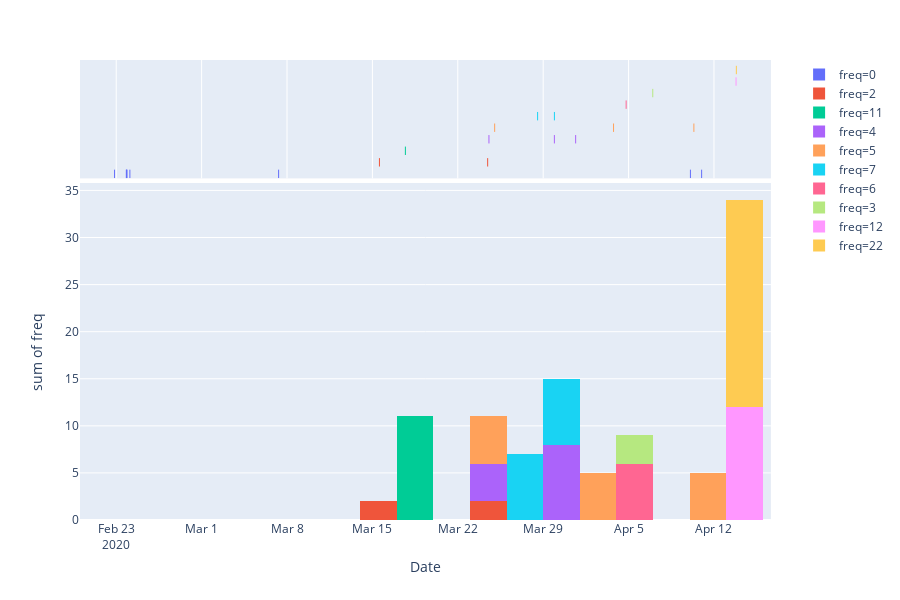

This figure's notebook cell:
### Code cell
clean_df['freq'] = freq_
import plotly.express as px
#tdf = px.data.tips()
fig = px.histogram(clean_df, 
                   x="Date", 
                   y="freq", 
                   marginal="rug", 
                   histfunc='sum', 
                   color='freq',  
                   nbins=20)#box, rug
fig.show()

### Figure 1 — Plotly figure (JSON) as saved in the notebook; plotly's stock layout.template omitted (floating-point values rounded to 4 significant figures)
{"data": [{"alignmentgroup": "True", "bingroup": "x", "histfunc": "sum", "hoverlabel": {"namelength": 0}, "hovertemplate": "freq=0<br>Date=%{x}<br>sum of freq=%{y}", "legendgroup": "freq=0", "marker": {"color": "#636efa"}, "name": "freq=0", "nbinsx": 20, "offsetgroup": "freq=0", "orientation": "v", "showlegend": true, "type": "histogram", "x": ["2020-02-22T20:42:53", "2020-02-23T19:53:43", "2020-02-23T20:49:31", "2020-02-23T20:53:05", "2020-02-24T02:52:34", "2020-03-07T07:30:42", "2020-04-10T01:41:19", "2020-04-10T23:44:24"], "xaxis": "x", "y": [0, 0, 0, 0, 0, 0, 0, 0], "yaxis": "y"}, {"alignmentgroup": "True", "boxpoints": "all", "fillcolor": "rgba(255,255,255,0)", "hoverlabel": {"namelength": 0}, "hoveron": "points", "hovertemplate": "freq=0<br>Date=%{x}", "jitter": 0, "legendgroup": "freq=0", "line": {"color": "rgba(255,255,255,0)"}, "marker": {"color": "#636efa", "symbol": "line-ns-open"}, "name": "freq=0", "offsetgroup": "freq=0", "showlegend": false, "type": "box", "x": ["2020-02-22T20:42:53", "2020-02-23T19:53:43", "2020-02-23T20:49:31", "2020-02-23T20:53:05", "2020-02-24T02:52:34", "2020-03-07T07:30:42", "2020-04-10T01:41:19", "2020-04-10T23:44:24"], "xaxis": "x2", "yaxis": "y2"}, {"alignmentgroup": "True", "bingroup": "x", "histfunc": "sum", "hoverlabel": {"namelength": 0}, "hovertemplate": "freq=2<br>Date=%{x}<br>sum of freq=%{y}", "legendgroup": "freq=2", "marker": {"color": "#EF553B"}, "name": "freq=2", "nbinsx": 20, "offsetgroup": "freq=2", "orientation": "v", "showlegend": true, "type": "histogram", "x": ["2020-03-15T13:51:10", "2020-03-24T10:45:16"], "xaxis": "x", "y": [2, 2], "yaxis": "y"}, {"alignmentgroup": "True", "boxpoints": "all", "fillcolor": "rgba(255,255,255,0)", "hoverlabel": {"namelength": 0}, "hoveron": "points", "hovertemplate": "freq=2<br>Date=%{x}", "jitter": 0, "legendgroup": "freq=2", "line": {"color": "rgba(255,255,255,0)"}, "marker": {"color": "#EF553B", "symbol": "line-ns-open"}, "name": "freq=2", "offsetgroup": "freq=2", "showlegend": false, "type": "box", "x": ["2020-03-15T13:51:10", "2020-03-24T10:45:16"], "xaxis": "x2", "yaxis": "y2"}, {"alignmentgroup": "True", "bingroup": "x", "histfunc": "sum", "hoverlabel": {"namelength": 0}, "hovertemplate": "freq=11<br>Date=%{x}<br>sum of freq=%{y}", "legendgroup": "freq=11", "marker": {"color": "#00cc96"}, "name": "freq=11", "nbinsx": 20, "offsetgroup": "freq=11", "orientation": "v", "showlegend": true, "type": "histogram", "x": ["2020-03-17T16:53:44"], "xaxis": "x", "y": [11], "yaxis": "y"}, {"alignmentgroup": "True", "boxpoints": "all", "fillcolor": "rgba(255,255,255,0)", "hoverlabel": {"namelength": 0}, "hoveron": "points", "hovertemplate": "freq=11<br>Date=%{x}", "jitter": 0, "legendgroup": "freq=11", "line": {"color": "rgba(255,255,255,0)"}, "marker": {"color": "#00cc96", "symbol": "line-ns-open"}, "name": "freq=11", "offsetgroup": "freq=11", "showlegend": false, "type": "box", "x": ["2020-03-17T16:53:44"], "xaxis": "x2", "yaxis": "y2"}, {"alignmentgroup": "True", "bingroup": "x", "histfunc": "sum", "hoverlabel": {"namelength": 0}, "hovertemplate": "freq=4<br>Date=%{x}<br>sum of freq=%{y}", "legendgroup": "freq=4", "marker": {"color": "#ab63fa"}, "name": "freq=4", "nbinsx": 20, "offsetgroup": "freq=4", "orientation": "v", "showlegend": true, "type": "histogram", "x": ["2020-03-24T13:16:54", "2020-03-29T22:02:30", "2020-03-31T15:52:36"], "xaxis": "x", "y": [4, 4, 4], "yaxis": "y"}, {"alignmentgroup": "True", "boxpoints": "all", "fillcolor": "rgba(255,255,255,0)", "hoverlabel": {"namelength": 0}, "hoveron": "points", "hovertemplate": "freq=4<br>Date=%{x}", "jitter": 0, "legendgroup": "freq=4", "line": {"color": "rgba(255,255,255,0)"}, "marker": {"color": "#ab63fa", "symbol": "line-ns-open"}, "name": "freq=4", "offsetgroup": "freq=4", "showlegend": false, "type": "box", "x": ["2020-03-24T13:16:54", "2020-03-29T22:02:30", "2020-03-31T15:52:36"], "xaxis": "x2", "yaxis": "y2"}, {"alignmentgroup": "True", "bingroup": "x", "histfunc": "sum", "hoverlabel": {"namelength": 0}, "hovertemplate": "freq=5<br>Date=%{x}<br>sum of freq=%{y}", "legendgroup": "freq=5", "marker": {"color": "#FFA15A"}, "name": "freq=5", "nbinsx": 20, "offsetgroup": "freq=5", "orientation": "v", "showlegend": true, "type": "histogram", "x": ["2020-03-25T00:33:48", "2020-04-03T18:25:21", "2020-04-10T08:28:58"], "xaxis": "x", "y": [5, 5, 5], "yaxis": "y"}, {"alignmentgroup": "True", "boxpoints": "all", "fillcolor": "rgba(255,255,255,0)", "hoverlabel": {"namelength": 0}, "hoveron": "points", "hovertemplate": "freq=5<br>Date=%{x}", "jitter": 0, "legendgroup": "freq=5", "line": {"color": "rgba(255,255,255,0)"}, "marker": {"color": "#FFA15A", "symbol": "line-ns-open"}, "name": "freq=5", "offsetgroup": "freq=5", "showlegend": false, "type": "box", "x": ["2020-03-25T00:33:48", "2020-04-03T18:25:21", "2020-04-10T08:28:58"], "xaxis": "x2", "yaxis": "y2"}, {"alignmentgroup": "True", "bingroup": "x", "histfunc": "sum", "hoverlabel": {"namelength": 0}, "hovertemplate": "freq=7<br>Date=%{x}<br>sum of freq=%{y}", "legendgroup": "freq=7", "marker": {"color": "#19d3f3"}, "name": "freq=7", "nbinsx": 20, "offsetgroup": "freq=7", "orientation": "v", "showlegend": true, "type": "histogram", "x": ["2020-03-28T13:00:25", "2020-03-29T22:05:35"], "xaxis": "x", "y": [7, 7], "yaxis": "y"}, {"alignmentgroup": "True", "boxpoints": "all", "fillcolor": "rgba(255,255,255,0)", "hoverlabel": {"namelength": 0}, "hoveron": "points", "hovertemplate": "freq=7<br>Date=%{x}", "jitter": 0, "legendgroup": "freq=7", "line": {"color": "rgba(255,255,255,0)"}, "marker": {"color": "#19d3f3", "symbol": "line-ns-open"}, "name": "freq=7", "offsetgroup": "freq=7", "showlegend": false, "type": "box", "x": ["2020-03-28T13:00:25", "2020-03-29T22:05:35"], "xaxis": "x2", "yaxis": "y2"}, {"alignmentgroup": "True", "bingroup": "x", "histfunc": "sum", "hoverlabel": {"namelength": 0}, "hovertemplate": "freq=6<br>Date=%{x}<br>sum of freq=%{y}", "legendgroup": "freq=6", "marker": {"color": "#FF6692"}, "name": "freq=6", "nbinsx": 20, "offsetgroup": "freq=6", "orientation": "v", "showlegend": true, "type": "histogram", "x": ["2020-04-04T19:13:29"], "xaxis": "x", "y": [6], "yaxis": "y"}, {"alignmentgroup": "True", "boxpoints": "all", "fillcolor": "rgba(255,255,255,0)", "hoverlabel": {"namelength": 0}, "hoveron": "points", "hovertemplate": "freq=6<br>Date=%{x}", "jitter": 0, "legendgroup": "freq=6", "line": {"color": "rgba(255,255,255,0)"}, "marker": {"color": "#FF6692", "symbol": "line-ns-open"}, "name": "freq=6", "offsetgroup": "freq=6", "showlegend": false, "type": "box", "x": ["2020-04-04T19:13:29"], "xaxis": "x2", "yaxis": "y2"}, {"alignmentgroup": "True", "bingroup": "x", "histfunc": "sum", "hoverlabel": {"namelength": 0}, "hovertemplate": "freq=3<br>Date=%{x}<br>sum of freq=%{y}", "legendgroup": "freq=3", "marker": {"color": "#B6E880"}, "name": "freq=3", "nbinsx": 20, "offsetgroup": "freq=3", "orientation": "v", "showlegend": true, "type": "histogram", "x": ["2020-04-06T23:34:57"], "xaxis": "x", "y": [3], "yaxis": "y"}, {"alignmentgroup": "True", "boxpoints": "all", "fillcolor": "rgba(255,255,255,0)", "hoverlabel": {"namelength": 0}, "hoveron": "points", "hovertemplate": "freq=3<br>Date=%{x}", "jitter": 0, "legendgroup": "freq=3", "line": {"color": "rgba(255,255,255,0)"}, "marker": {"color": "#B6E880", "symbol": "line-ns-open"}, "name": "freq=3", "offsetgroup": "freq=3", "showlegend": false, "type": "box", "x": ["2020-04-06T23:34:57"], "xaxis": "x2", "yaxis": "y2"}, {"alignmentgroup": "True", "bingroup": "x", "histfunc": "sum", "hoverlabel": {"namelength": 0}, "hovertemplate": "freq=12<br>Date=%{x}<br>sum of freq=%{y}", "legendgroup": "freq=12", "marker": {"color": "#FF97FF"}, "name": "freq=12", "nbinsx": 20, "offsetgroup": "freq=12", "orientation": "v", "showlegend": true, "type": "histogram", "x": ["2020-04-13T19:26:06"], "xaxis": "x", "y": [12], "yaxis": "y"}, {"alignmentgroup": "True", "boxpoints": "all", "fillcolor": "rgba(255,255,255,0)", "hoverlabel": {"namelength": 0}, "hoveron": "points", "hovertemplate": "freq=12<br>Date=%{x}", "jitter": 0, "legendgroup": "freq=12", "line": {"color": "rgba(255,255,255,0)"}, "marker": {"color": "#FF97FF", "symbol": "line-ns-open"}, "name": "freq=12", "offsetgroup": "freq=12", "showlegend": false, "type": "box", "x": ["2020-04-13T19:26:06"], "xaxis": "x2", "yaxis": "y2"}, {"alignmentgroup": "True", "bingroup": "x", "histfunc": "sum", "hoverlabel": {"namelength": 0}, "hovertemplate": "freq=22<br>Date=%{x}<br>sum of freq=%{y}", "legendgroup": "freq=22", "marker": {"color": "#FECB52"}, "name": "freq=22", "nbinsx": 20, "offsetgroup": "freq=22", "orientation": "v", "showlegend": true, "type": "histogram", "x": ["2020-04-13T20:01:59"], "xaxis": "x", "y": [22], "yaxis": "y"}, {"alignmentgroup": "True", "boxpoints": "all", "fillcolor": "rgba(255,255,255,0)", "hoverlabel": {"namelength": 0}, "hoveron": "points", "hovertemplate": "freq=22<br>Date=%{x}", "jitter": 0, "legendgroup": "freq=22", "line": {"color": "rgba(255,255,255,0)"}, "marker": {"color": "#FECB52", "symbol": "line-ns-open"}, "name": "freq=22", "offsetgroup": "freq=22", "showlegend": false, "type": "box", "x": ["2020-04-13T20:01:59"], "xaxis": "x2", "yaxis": "y2"}], "layout": {"barmode": "relative", "height": 600, "legend": {"tracegroupgap": 0}, "margin": {"t": 60}, "xaxis": {"anchor": "y", "domain": [0, 0.98], "title": {"text": "Date"}}, "xaxis2": {"anchor": "y2", "domain": [0, 0.98], "matches": "x", "showgrid": true, "showticklabels": false}, "yaxis": {"anchor": "x", "categoryarray": [22, 12, 3, 6, 7, 5, 4, 11, 2, 0], "categoryorder": "array", "domain": [0, 0.7326], "title": {"text": "sum of freq"}}, "yaxis2": {"anchor": "x2", "categoryarray": [22, 12, 3, 6, 7, 5, 4, 11, 2, 0], "categoryorder": "array", "domain": [0.7426, 1], "matches": "y2", "showgrid": false, "showticklabels": false}}}
